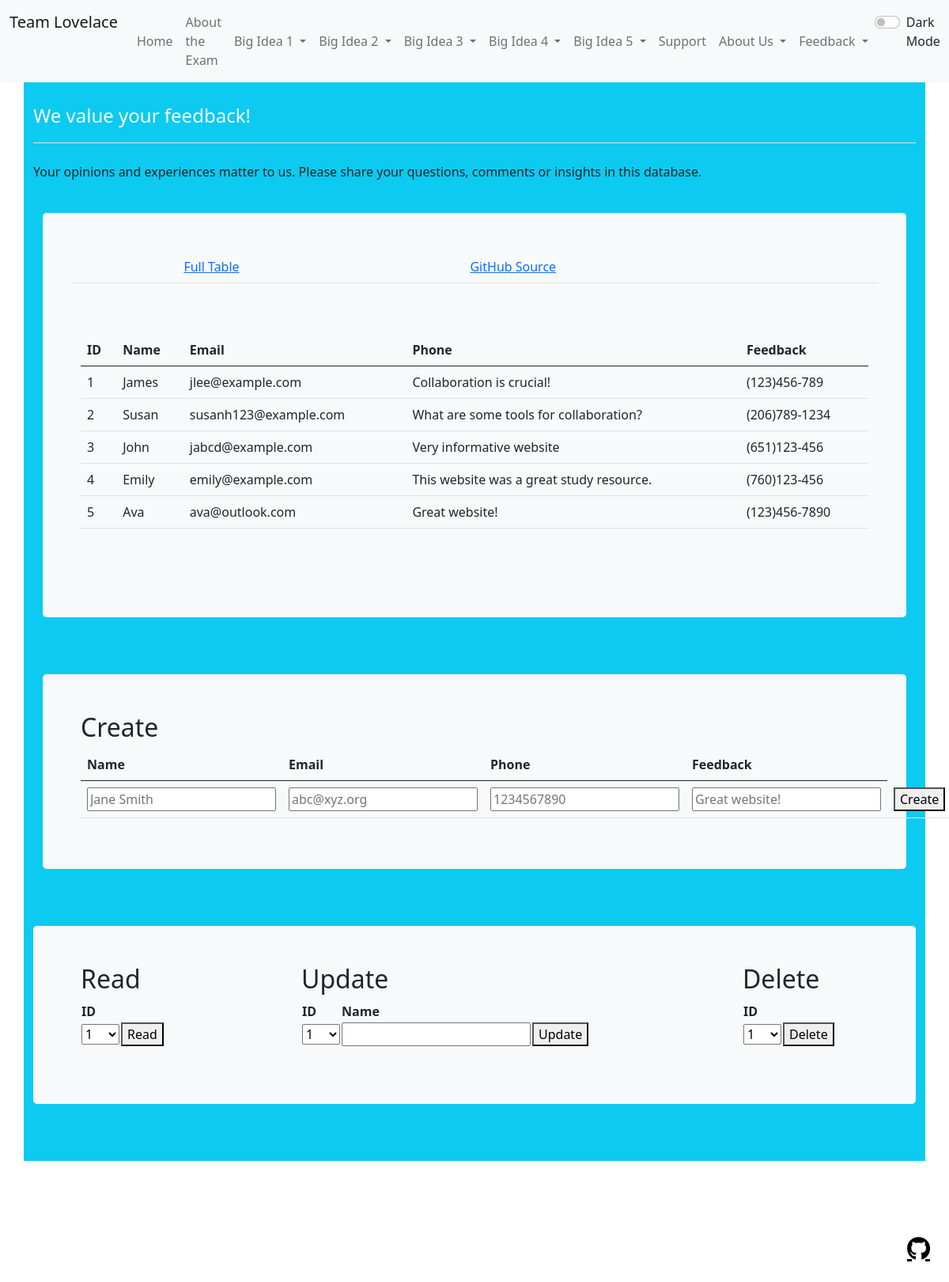
Before: /crud_api/ with the older database file.
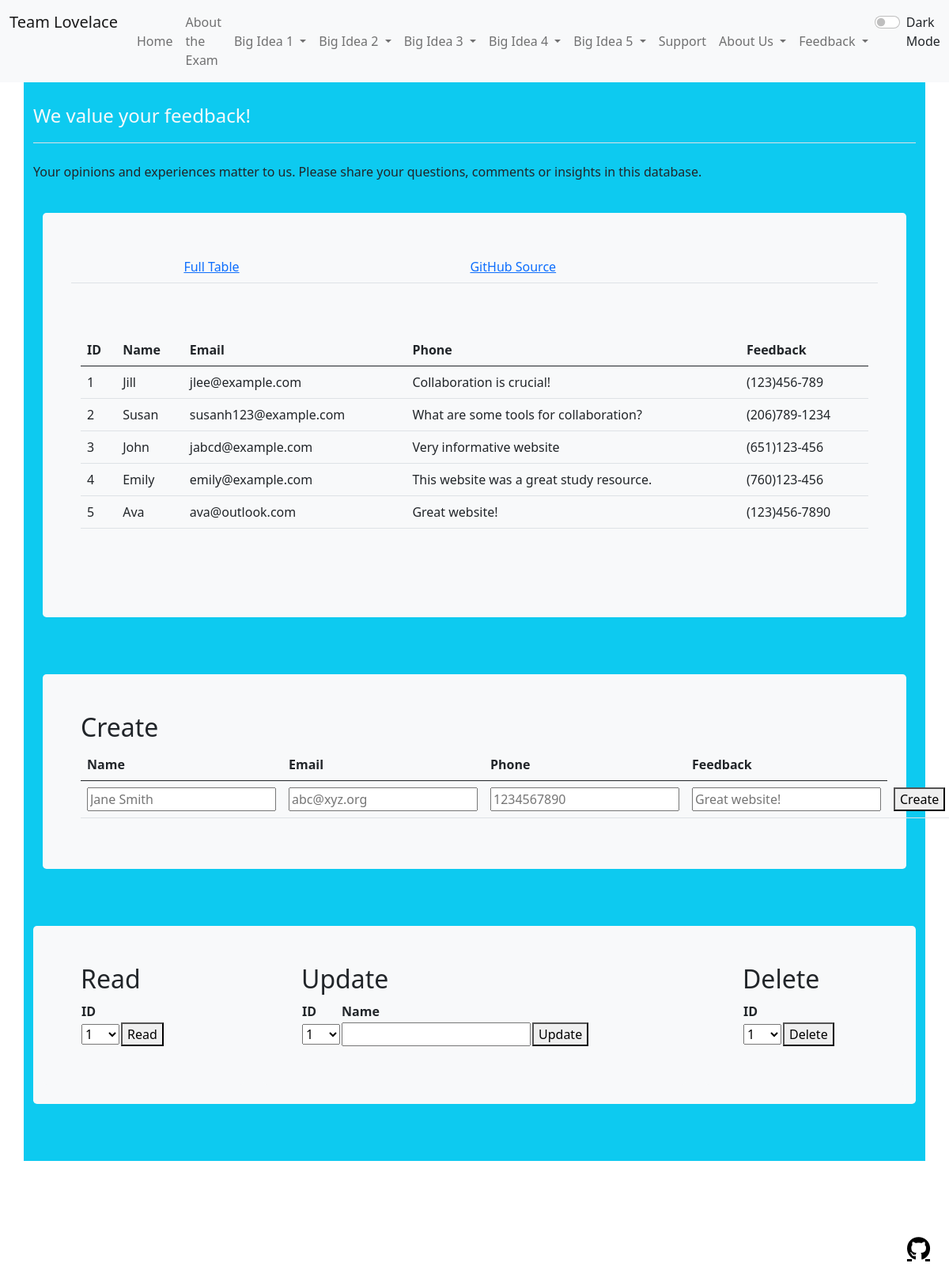
After: the same page with the newer database file.
### crud/model.py (models this page shows, shortened)
class Users(db.Model):
    userID = db.Column(db.Integer, primary_key=True)
    name = db.Column(db.String(255), unique=False, nullable=False)
    email = db.Column(db.String(255), unique=False, nullable=False)
    phone = db.Column(db.String(255), unique=False, nullable=False)
    feedback = db.Column(db.String(255), unique=True, nullable=False)
    def read(self):
        return {
            "userID": self.userID,
            "name": self.name,
            "email": self.email,
            "phone": self.phone,
            "feedback": self.feedback
        }

### crud/app_crud_api.py (the view)
@app_crud_api.route('/')
def crud_api():
    return render_template("crud_async.html", table=users_all())

### crud/sql.py (called while the page is built)
def users_all():
    return users_all_alc()

def users_all_alc():
    table = Users.query.all()
    json_ready = [peep.read() for peep in table]
    return json_ready

### crud/templates/crud/crud_async.html (shortened to what this page needs)
<!DOCTYPE html>
{% extends "layout.html" %}
{% block content %}
    <div class="container py-4 text-light bg-info">
        <header class="pb-3 mb-4 border-bottom">
            <div class="d-flex align-items-center text-light text-decoration-none">
                <span class="fs-4">We value your feedback!</span>
            </div>
        </header>
        <p class="d-flex align-items-center text-dark text-decoration-none">Your opinions and experiences matter to us. Please share your questions, comments or insights in this database.</p>
        <div class="container py-4">
            <div class="p-5 mb-4 bg-light text-dark rounded-3">
                <div class="row align-items-md-stretch">
                    <table class="table">
                        <tbody>
                        <tr>
                            <td></td>
                            <td></td>
                            <td><a href={{url_for('crud_api.crud_api')}}>Full Table </a></td>
                            <td><a href="https://github.com/TheRadRabbidRabbit/Team-Lovelace/tree/main/crud">GitHub Source</a></td>
                        </tr>
                        </tbody>
                    </table>
                </div>
                <div class="row align-items-md-stretch">
                    <div class="container-fluid py-5">
                        <table class="table" id="users">
                            <thead>
                            <tr>
                                <th>ID</th>
                                <th>Name</th>
                                <th>Email</th>
                                <th>Phone</th>
                                <th>Feedback</th>
                            </tr>
                            </thead>
                            <tbody id="result">
                            {% for row in table %}
                                {% set pn = "" ~ row['phone'] %}
                                {% set pnf = "(" ~ pn[0:3] ~ ")" ~ pn[3:6] ~ "-" ~ pn[6:10] %}
                                <tr>
                                    <td>{{ row['userID'] }}</td>
                                    <td>{{ row['name'] }}</td>
                                    <td>{{ row['email'] }}</td>
                                    <td>{{ row['feedback'] }}</td>
                                    <td>{{ pnf }}</td>
                                </tr>
                            {% endfor %}
                            </tbody>
                        </table>
                    </div>
                </div>
            </div>
        </div>
        <div class="container py-4">
            <div class="p-5 mb-4 bg-light text-dark rounded-3">
                <h2>Create</h2>
                <table class="table">
                    <thead>
                    <tr>
                        <th><label for="name">Name</label></th>
                        <th><label for="email">Email</label></th>
                        <th><label for="phone">Phone</label></th>
                        <th><label for="feedback">Feedback</label></th>
                    </tr>
                    </thead>
                    <tbody>
                    <tr>
                        <td><input type="text" name="name" id="name" placeholder="Jane Smith" required></td>
                        <td><input type="email" name="email" id="email" placeholder="abc@xyz.org" required></td>
                        <td><input type="tel" name="phone" id="phone" pattern="[0-9]{10}" placeholder="1234567890" required></td>
                        <td><input type="text" name="feedback" id="feedback" placeholder="Great website!" required></td>
                        <td><button onclick="create_User()">Create</button></td>
                    </tr>
                    </tbody>
                </table>
            </div>
        </div>
        <div class="container py-4">
            <div class="row mb-4 bg-light text-dark rounded-3">
                <div class="col-md-3">
                    <div class="p-5 mb-4 bg-light text-dark rounded-3">
                        <h2>Read</h2>
                        <table id="read_table">
                            <tr><th><label for="read_userid">ID</label></th></tr>
                            <tr>
                                <td>
                                    <select name="userid" id="read_userid">
                                        <optgroup id="ogr_userid" label="userid" >
                                            {% for row in table %}
                                                <option id="option" label="{{ row['userID'] }}">{{ row['userID'] }}</option>
                                            {% endfor %}
                                        </optgroup>
                                    </select>
                                </td>
                                <td>
                                    <button onclick="read_User()">Read</button>
                                </td>
                            </tr>
                        </table>
                    </div>
                </div>
                <div class="col-md-6">
                    <div class="p-5 mb-4 bg-light text-dark rounded-3">
                        <h2>Update</h2>
                        <table id="update_table">
                            <tr>
                                <th><label for="update_userid">ID</label></th>
                                <th><label for="update_name">Name</label></th>
                            </tr>
                            <tr>
                                <td>
                                    <select name="userid" id="update_userid">
                                        <optgroup id="ogu_userid" label="userid" >
                                            {% for row in table %}
                                                <option label="{{ row['userID'] }}">{{ row['userID'] }}</option>
                                            {% endfor %}
                                        </optgroup>
                                    </select>
                                </td>
                                <td><input type="text" name="name" id="update_name" required></td>
                                <td> <button onclick="update_User()">Update</button>
                                </td>
                            </tr>
                        </table>
                    </div>
                </div>
                <div class="col-md-3">
                    <div class="p-5 mb-4 bg-light text-dark rounded-3">
                        <h2>Delete</h2>
                        <table id="read_table">
                            <tr><th><label for="delete_userid">ID</label></th></tr>
                            <tr>
                                <td>
                                    <select name="userid" id="delete_userid">
                                        <optgroup id="ogd_userid" label="userid">
                                            {% for row in table %}
                                                <option label="{{ row['userID'] }}">{{ row['userID'] }}</option>
                                            {% endfor %}
                                        </optgroup>
                                    </select>
                                </td>
                                <td><button onclick="delete_User()">Delete</button></td>
                            </tr>
                        </table>
                    </div>
                </div>
            </div>
        </div>
    </div>
{% endblock %}

### templates/layout.html (shortened to what this page needs)
<!DOCTYPE html>
<html lang="en">
    <head>
        <link href="https://cdn.jsdelivr.net/npm/bootstrap@5.0.2/dist/css/bootstrap.min.css" rel="stylesheet">
        {% block style %}
            <link rel="stylesheet" type="text/css" href="/static/css/main.css">
        {% endblock %}
    </head>
    <body>
        {% include "fragments/navbar.html" %}
        {% block content %}
        {% endblock %}
        {% include "fragments/footer.html" %}
    </body>
</html>

### templates/fragments/navbar.html (shortened to what this page needs)
<nav class="navbar navbar-expand-lg navbar-light bg-light">
    <div class="container-fluid">
        <div class="btn-group">
            <a class="navbar-brand">Team Lovelace</a>
            <div class="collapse navbar-collapse" id="navbarHome">
                <ul class="navbar-nav">
                    <li class="nav-item active">
                        <a class="nav-link" href="{{ url_for('index') }}">Home
                            </a>
                    </li>
                </ul>
            </div>
            <div class="collapse navbar-collapse">
                <ul class="navbar-nav">
                    <li class="nav-item active">
                        <a class="nav-link" href="{{ url_for('about_the_exam') }}">About the Exam
                            </a>
                    </li>
                </ul>
            </div>
            <div class="collapse navbar-collapse" id="navbarNavDarkDropdown">
                <ul class="navbar-nav">
                    <li class="nav-item dropdown">
                        <a class="nav-link dropdown-toggle" href="#" id="navbarDarkDropdownMenuLink" role="button" data-bs-toggle="dropdown" aria-expanded="false">
                            Big Idea 1
                        </a>
                    </li>
                </ul>
            </div>
            <div class="collapse navbar-collapse" id="navbarNavDarkDropdown">
                <ul class="navbar-nav">
                    <li class="nav-item dropdown">
                        <a class="nav-link dropdown-toggle" href="#" id="navbarDarkDropdownMenuLink" role="button" data-bs-toggle="dropdown" aria-expanded="false">
                            Big Idea 2
                        </a>
                    </li>
                </ul>
            </div>
            <div class="collapse navbar-collapse" id="navbarNavDarkDropdown">
                <ul class="navbar-nav">
                    <li class="nav-item dropdown">
                        <a class="nav-link dropdown-toggle" href="#" id="navbarDarkDropdownMenuLink" role="button" data-bs-toggle="dropdown" aria-expanded="false">
                            Big Idea 3
                        </a>
                    </li>
                </ul>
            </div>
            <div class="collapse navbar-collapse" id="navbarNavDarkDropdown">
                <ul class="navbar-nav">
                    <li class="nav-item dropdown">
                        <a class="nav-link dropdown-toggle" href="#" id="navbarDarkDropdownMenuLink" role="button" data-bs-toggle="dropdown" aria-expanded="false">
                            Big Idea 4
                        </a>
                    </li>
                </ul>
            </div>
            <div class="collapse navbar-collapse" id="navbarNavDarkDropdown">
                <ul class="navbar-nav">
                    <li class="nav-item dropdown">
                        <a class="nav-link dropdown-toggle" href="#" id="navbarDarkDropdownMenuLink" role="button" data-bs-toggle="dropdown" aria-expanded="false">
                            Big Idea 5
                        </a>
                    </li>
                </ul>
            </div>
            <div class="collapse navbar-collapse" id="navbarHome">
                <ul class="navbar-nav">
                    <li class="nav-item active">
                        <a class="nav-link" href="{{ url_for('support') }}">Support
                            </a>
                    </li>
                </ul>
            </div>
            <div class="collapse navbar-collapse" id="navbarNavDarkDropdown">
                <ul class="navbar-nav">
                    <li class="nav-item dropdown">
                        <a class="nav-link dropdown-toggle" href="#" id="navbarDarkDropdownMenuLink" role="button" data-bs-toggle="dropdown" aria-expanded="false">
                            About Us
                        </a>
                    </li>
                </ul>
            </div>
            <div class="collapse navbar-collapse" id="navbarNavDarkDropdown">
                <ul class="navbar-nav">
                    <li class="nav-item dropdown">
                        <a class="nav-link dropdown-toggle" href="#" id="navbarDarkDropdownMenuLink" role="button" data-bs-toggle="dropdown" aria-expanded="false">
                            Feedback
                        </a>
                    </li>
                </ul>
            </div>
            <div class="form-check form-switch">
                <input type="checkbox" onclick="darkMode()" class="form-check-input" style="margin-top:12px;" id="darkSwitch">
                <label class="custom-control-label" for="darkSwitch" style="margin-top:8px;">Dark Mode</label>
            </div>
        </div>
    </div>
</nav>

### templates/fragments/footer.html (shortened to what this page needs)
<!DOCTYPE html>
<html lang="en">
    <head>
    </head>
    <body>
        <div class="px-4 py-5 my-5 text-end">
            <a class="fab fa-github" href="https://github.com/TheRadRabbidRabbit/Team-Lovelace"></a>
        </div>
    </body>
</html>

### static/css/main.css (style rules this page uses)
.navbar { z-index: 900 !important; }

### templates/fragments/footer.html (style rules this page uses)
.fab { color: black; font-size: 30px; }

Changed rows visible on the page:
changed Users "jlee@example.com": name "James" → "Jill"
